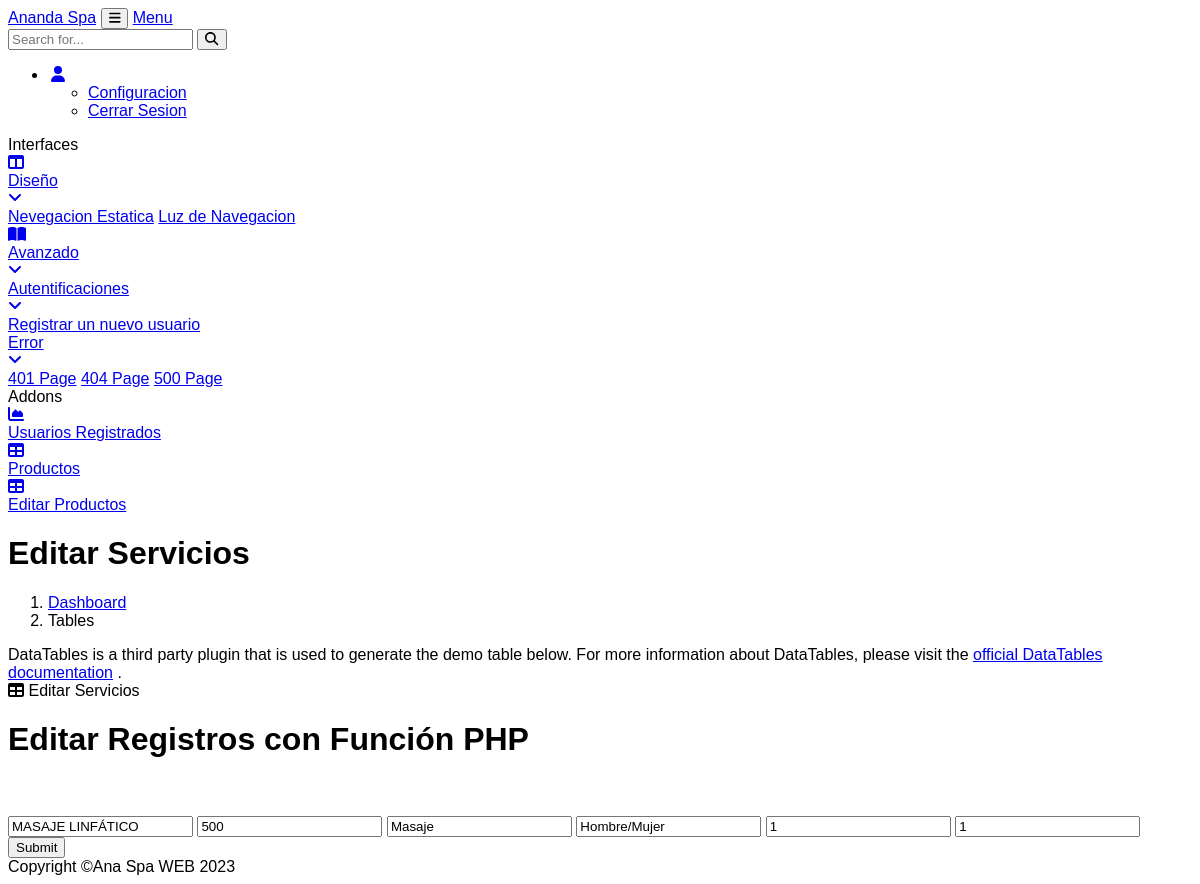
The app's page /actualizar_servicios.php?ID=1 (signed in) with its own data.
### tables this page shows
CREATE TABLE `servicios` (
  `ID` int(11) NOT NULL AUTO_INCREMENT,
  `Nombre` text NOT NULL,
  `Precio` varchar(10) NOT NULL,
  `Descripcion` varchar(1000) NOT NULL,
  `Sexo` text NOT NULL,
  `Cantidad_Personas` int(2) NOT NULL,
  `URLI` int(11) NOT NULL,
  PRIMARY KEY (`ID`)
);

### Function_editar_s.php (called while the page is built, shortened)
<?php
function db_query($query) {
    $connection = mysqli_connect("localhost","root","","ananda_spa");
    $result = mysqli_query($connection,$query);
    return $result;
}
function select_id($tblname,$field_name,$field_ID){
	$sql = "Select * from ".$tblname." where ".$field_name." = ".$field_ID."";
	$db=db_query($sql);
	return $sql;
}
?>

### actualizar_servicios.php (the view, shortened to what this page needs)
<!DOCTYPE html>
<html lang="en">
    <head>
        <link href="https://cdn.jsdelivr.net/npm/simple-datatables@latest/dist/style.css" rel="stylesheet" />
        <link href="css/styles.css" rel="stylesheet" />
    </head>
    <body class="sb-nav-fixed">
        <nav class="sb-topnav navbar navbar-expand navbar-dark bg-dark">
            <a class="navbar-brand ps-3" href="Pagina1_admin.php">Ananda Spa</a>
            <button class="btn btn-link btn-sm order-1 order-lg-0 me-4 me-lg-0" id="sidebarToggle" href="#!"><i class="fas fa-bars"></i></button>
            <a class="navbar-brand ps-3" href="Dashboard.php">Menu</a>
            <form class="d-none d-md-inline-block form-inline ms-auto me-0 me-md-3 my-2 my-md-0">
                <div class="input-group">
                    <input class="form-control" type="text" placeholder="Search for..." aria-label="Search for..." aria-describedby="btnNavbarSearch" />
                    <button class="btn btn-primary" id="btnNavbarSearch" type="button"><i class="fas fa-search"></i></button>
                </div>
            </form>
            <ul class="navbar-nav ms-auto ms-md-0 me-3 me-lg-4">
                <li class="nav-item dropdown">
                    <a class="nav-link dropdown-toggle" id="navbarDropdown" href="#" role="button" data-bs-toggle="dropdown" aria-expanded="false"><i class="fas fa-user fa-fw"></i></a>
                    <ul class="dropdown-menu dropdown-menu-end" aria-labelledby="navbarDropdown">
                        <li><a class="dropdown-item" href="#!">Configuracion</a></li>
                        <li><a class="dropdown-item" href="close.php">Cerrar Sesion</a></li>
                    </ul>
                </li>
            </ul>
        </nav>
        <div id="layoutSidenav">
            <div id="layoutSidenav_nav">
                <nav class="sb-sidenav accordion sb-sidenav-dark" id="sidenavAccordion">
                    <div class="sb-sidenav-menu">
                        <div class="nav">
                            <div class="sb-sidenav-menu-heading">Interfaces</div>
                            <a class="nav-link collapsed" href="#" data-bs-toggle="collapse" data-bs-target="#collapseLayouts" aria-expanded="false" aria-controls="collapseLayouts">
                                <div class="sb-nav-link-icon"><i class="fas fa-columns"></i></div>
                                Diseño
                                <div class="sb-sidenav-collapse-arrow"><i class="fas fa-angle-down"></i></div>
                            </a>
                            <div class="collapse" id="collapseLayouts" aria-labelledby="headingOne" data-bs-parent="#sidenavAccordion">
                                <nav class="sb-sidenav-menu-nested nav">
                                    <a class="nav-link" href="layout-static.html">Nevegacion Estatica</a>
                                    <a class="nav-link" href="layout-sidenav-light.html">Luz de Navegacion</a>
                                </nav>
                            </div>
                            <a class="nav-link collapsed" href="#" data-bs-toggle="collapse" data-bs-target="#collapsePages" aria-expanded="false" aria-controls="collapsePages">
                                <div class="sb-nav-link-icon"><i class="fas fa-book-open"></i></div>
                                Avanzado
                                <div class="sb-sidenav-collapse-arrow"><i class="fas fa-angle-down"></i></div>
                            </a>
                            <div class="collapse" id="collapsePages" aria-labelledby="headingTwo" data-bs-parent="#sidenavAccordion">
                                <nav class="sb-sidenav-menu-nested nav accordion" id="sidenavAccordionPages">
                                    <a class="nav-link collapsed" href="#" data-bs-toggle="collapse" data-bs-target="#pagesCollapseAuth" aria-expanded="false" aria-controls="pagesCollapseAuth">
                                        Autentificaciones
                                        <div class="sb-sidenav-collapse-arrow"><i class="fas fa-angle-down"></i></div>
                                    </a>
                                    <div class="collapse" id="pagesCollapseAuth" aria-labelledby="headingOne" data-bs-parent="#sidenavAccordionPages">
                                        <nav class="sb-sidenav-menu-nested nav">
                                            <a class="nav-link" href="registro_administrador.php">Registrar un nuevo usuario</a>
                                        </nav>
                                    </div>
                                    <a class="nav-link collapsed" href="#" data-bs-toggle="collapse" data-bs-target="#pagesCollapseError" aria-expanded="false" aria-controls="pagesCollapseError">
                                        Error
                                        <div class="sb-sidenav-collapse-arrow"><i class="fas fa-angle-down"></i></div>
                                    </a>
                                    <div class="collapse" id="pagesCollapseError" aria-labelledby="headingOne" data-bs-parent="#sidenavAccordionPages">
                                        <nav class="sb-sidenav-menu-nested nav">
                                            <a class="nav-link" href="401.html">401 Page</a>
                                            <a class="nav-link" href="404.html">404 Page</a>
                                            <a class="nav-link" href="500.html">500 Page</a>
                                        </nav>
                                    </div>
                                </nav>
                            </div>
                            <div class="sb-sidenav-menu-heading">Addons</div>
                            <a class="nav-link" href="Usuarios_registrados.php">
                                        <div class="sb-nav-link-icon"><i class="fas fa-chart-area"></i></div>
                                        Usuarios Registrados
                                    </a>
                                    <a class="nav-link" href="tables.php">
                                        <div class="sb-nav-link-icon"><i class="fas fa-table"></i></div>
                                        Productos
                                    </a>
                                    <a class="nav-link" href="Editar_Productos.php">
                                        <div class="sb-nav-link-icon"><i class="fas fa-table"></i></div>
                                        Editar Productos
                            </a>
                        </div>
                    </div>
                </nav>
            </div>
            <div id="layoutSidenav_content">
                <main>
                    <div class="container-fluid px-4">
                        <h1 class="mt-4">Editar Servicios</h1>
                        <ol class="breadcrumb mb-4">
                            <li class="breadcrumb-item"><a href="index.html">Dashboard</a></li>
                            <li class="breadcrumb-item active">Tables</li>
                        </ol>
                        <div class="card mb-4">
                            <div class="card-body">
                                DataTables is a third party plugin that is used to generate the demo table below. For more information about DataTables, please visit the
                                <a target="_blank" href="https://datatables.net/">official DataTables documentation</a>
                                .
                            </div>
                        </div>
                        <div class="card mb-4">
                            <div class="card-header">
                                <i class="fas fa-table me-1"></i>
                                Editar Servicios
                            </div>
                            <div class="card-body">
                            <table id="datatablesSimple">
                            <div class="main-wrapper">
                                <h1>Editar Registros con Función PHP </h1>
                                <br><br>
                                <?php
                                include("Function_editar_s.php");
                                $ID = $_GET['ID'];
                                select_id('Servicios','ID',$ID);
                                ?>
                                <form action="" method="post">
                                    <input type="text" value="<?php echo $row->Nombre;?>" name="Nombre">
                                    <input type="text" value="<?php echo $row->Precio;?>" name="Precio">
                                    <input type="text" value="<?php echo $row->Descripcion;?>" name="Descripcion">
                                    <input type="text" value="<?php echo $row->Sexo;?>" name="Sexo">
                                    <input type="text" value="<?php echo $row->Cantidad_Personas;?>" name="Cantidad_Personas">
                                    <input type="text" value="<?php echo $row->URLI;?>" name="URLI">
                                    <input type="submit" name="submit">
                                </form>
                                </div>
                                </body>
                <footer class="py-4 bg-light mt-auto">
                    <div class="container-fluid px-4">
                        <div class="d-flex align-items-center justify-content-between small">
                            <div class="text-muted">Copyright &copy;Ana Spa WEB 2023</div>
                        </div>
                    </div>
                </footer>
    </body>
</html>

### Css/styles.css (style rules this page uses)
html { scroll-behavior: smooth; }
body { font-family: 'Noto Sans HK', sans-serif; background: #fff; }

### records on screen
servicios: Nombre "MASAJE LINFÁTICO", Precio "500", Descripcion "Masaje", Sexo "Hombre/Mujer", Cantidad_Personas "1", URLI "1"
